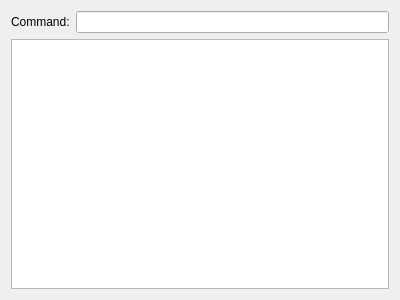
<?xml version="1.0" encoding="UTF-8"?>
<ui version="4.0">
 <class>JobAssignmentWidgetUI</class>
 <widget class="QWidget" name="JobAssignmentWidgetUI">
  <property name="geometry">
   <rect>
    <x>0</x>
    <y>0</y>
    <width>400</width>
    <height>300</height>
   </rect>
  </property>
  <property name="windowTitle">
   <string>Form</string>
  </property>
  <layout class="QVBoxLayout" name="verticalLayout">
   <item>
    <layout class="QHBoxLayout">
     <item>
      <widget class="QLabel" name="label">
       <property name="text">
        <string>Command:</string>
       </property>
      </widget>
     </item>
     <item>
      <widget class="QLineEdit" name="mCommandEdit">
       <property name="readOnly">
        <bool>true</bool>
       </property>
      </widget>
     </item>
    </layout>
   </item>
   <item>
    <widget class="QTextEdit" name="mLogText"/>
   </item>
  </layout>
 </widget>
 <resources/>
 <connections/>
</ui>
